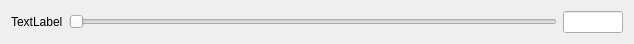
<?xml version="1.0" encoding="UTF-8"?>
<ui version="4.0">
 <class>FormReglage</class>
 <widget class="QWidget" name="FormReglage">
  <property name="geometry">
   <rect>
    <x>0</x>
    <y>0</y>
    <width>634</width>
    <height>43</height>
   </rect>
  </property>
  <property name="windowTitle">
   <string>Form</string>
  </property>
  <layout class="QHBoxLayout" name="horizontalLayout">
   <item>
    <widget class="QLabel" name="label">
     <property name="text">
      <string>TextLabel</string>
     </property>
    </widget>
   </item>
   <item>
    <widget class="QSlider" name="slider">
     <property name="maximum">
      <number>9999</number>
     </property>
     <property name="orientation">
      <enum>Qt::Horizontal</enum>
     </property>
    </widget>
   </item>
   <item>
    <widget class="QLineEdit" name="edit">
     <property name="maximumSize">
      <size>
       <width>60</width>
       <height>16777215</height>
      </size>
     </property>
     <property name="text">
      <string/>
     </property>
     <property name="maxLength">
      <number>6</number>
     </property>
    </widget>
   </item>
  </layout>
 </widget>
 <resources/>
 <connections/>
</ui>
